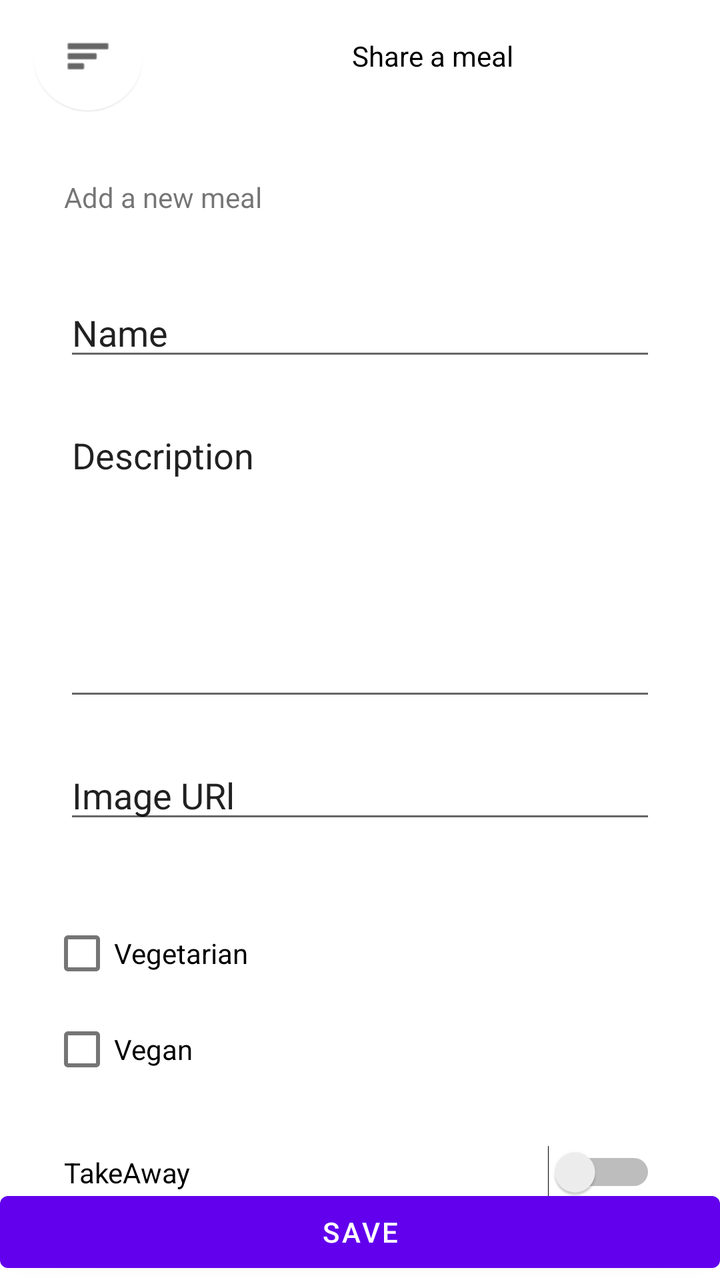
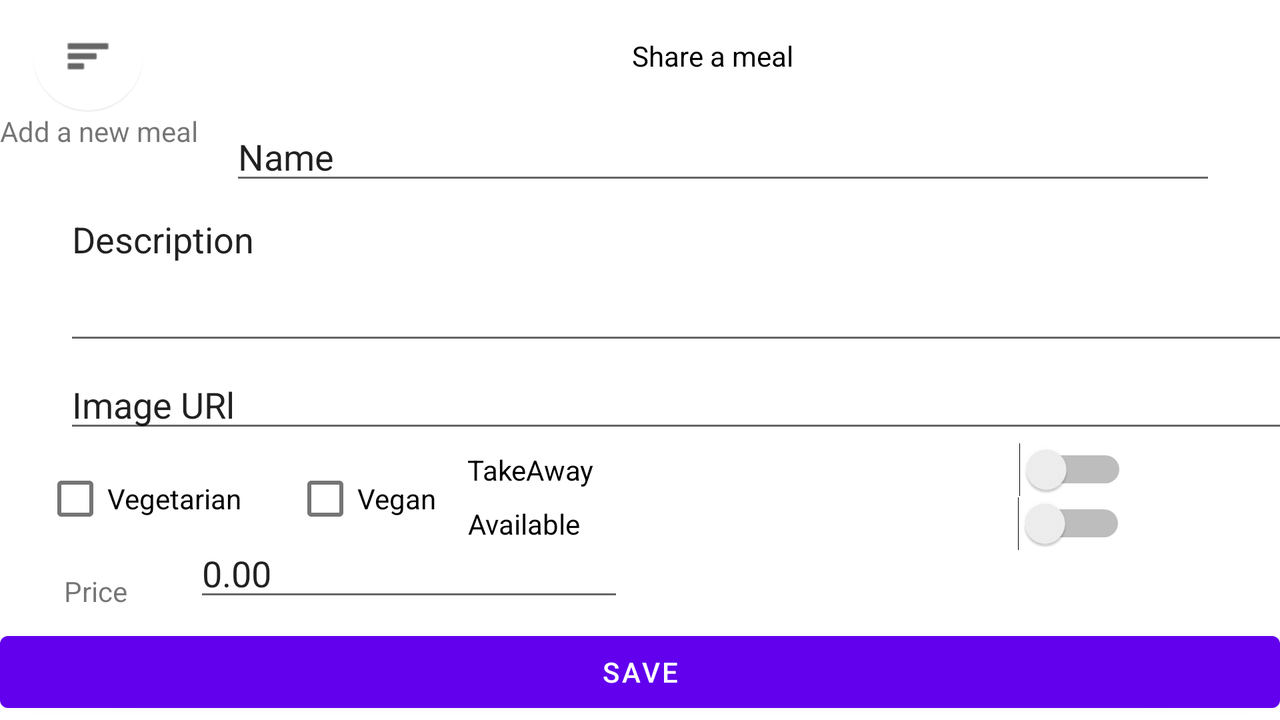

First picture: res/layout/ on a phone held upright. Second picture: the repository's own variant of that layout, on a device whose configuration matches the variant's folder. Source for both follows.
<!-- AndroidManifest.xml: application theme Theme.Prog3_AndroidApp -->
<!-- res/layout/activity_meal_entry.xml -->
<?xml version="1.0" encoding="utf-8"?>
<androidx.constraintlayout.widget.ConstraintLayout xmlns:android="http://schemas.android.com/apk/res/android"
    xmlns:app="http://schemas.android.com/apk/res-auto"
    xmlns:tools="http://schemas.android.com/tools"
    android:layout_width="match_parent"
    android:layout_height="match_parent"
    tools:context=".MealEntry">

    <com.google.android.material.appbar.MaterialToolbar
        android:id="@+id/cardView4"
        android:layout_width="match_parent"
        android:layout_height="wrap_content"
        app:layout_constraintEnd_toEndOf="parent"
        app:layout_constraintStart_toStartOf="parent"
        app:layout_constraintTop_toTopOf="parent">

        <com.google.android.material.floatingactionbutton.FloatingActionButton
            android:id="@+id/floatingActionButton2"
            android:layout_width="wrap_content"
            android:layout_height="wrap_content"
            android:clickable="true"
            android:contentDescription="Menubutton"
            android:elevation="4dp"
            android:outlineProvider="none"
            app:backgroundTint="@android:color/transparent"
            app:layout_constraintStart_toStartOf="parent"
            app:layout_constraintTop_toTopOf="@+id/toolbar"
            app:srcCompat="@android:drawable/ic_menu_sort_by_size" />

        <TextView
            android:id="@+id/textView3"
            android:layout_width="match_parent"
            android:layout_height="wrap_content"
            android:layout_alignParentTop="true"
            android:text="Share a meal"
            android:textAlignment="center"
            android:textColor="@color/black"
            app:layout_constraintBottom_toBottomOf="parent"
            tools:ignore="MissingConstraints" />

    </com.google.android.material.appbar.MaterialToolbar>

    <EditText
        android:id="@+id/nameText"
        android:layout_width="0dp"
        android:layout_height="wrap_content"
        android:layout_marginStart="32dp"
        android:layout_marginTop="88dp"
        android:layout_marginEnd="32dp"
        android:ems="10"
        android:inputType="textPersonName"
        android:text="Name"
        app:layout_constraintEnd_toEndOf="parent"
        app:layout_constraintHorizontal_bias="0.0"
        app:layout_constraintStart_toStartOf="parent"
        app:layout_constraintTop_toBottomOf="@+id/cardView4" />

    <EditText
        android:id="@+id/descriptionText"
        android:layout_width="0dp"
        android:layout_height="150dp"
        android:layout_marginStart="32dp"
        android:layout_marginTop="20dp"
        android:layout_marginEnd="32dp"
        android:ems="10"
        android:gravity="top|start"
        android:inputType="textMultiLine"
        android:scrollbars="vertical"

        android:text="Description"
        android:textAlignment="textStart"
        app:layout_constraintEnd_toEndOf="parent"
        app:layout_constraintHorizontal_bias="0.0"
        app:layout_constraintStart_toStartOf="parent"
        app:layout_constraintTop_toBottomOf="@+id/nameText" />

    <EditText
        android:id="@+id/imageUrl"
        android:layout_width="0dp"
        android:layout_height="wrap_content"
        android:layout_marginStart="32dp"
        android:layout_marginTop="20dp"
        android:layout_marginEnd="32dp"
        android:ems="10"
        android:inputType="textPersonName"
        android:text="Image URl"
        app:layout_constraintEnd_toEndOf="parent"
        app:layout_constraintHorizontal_bias="0.0"
        app:layout_constraintStart_toStartOf="parent"
        app:layout_constraintTop_toBottomOf="@+id/descriptionText" />

    <CheckBox
        android:id="@+id/vegebox"
        android:layout_width="170dp"
        android:layout_height="48dp"
        android:layout_marginTop="36dp"
        android:text="Vegetarian"
        app:layout_constraintEnd_toEndOf="parent"
        app:layout_constraintHorizontal_bias="0.132"
        app:layout_constraintStart_toStartOf="parent"
        app:layout_constraintTop_toBottomOf="@+id/imageUrl" />

    <CheckBox
        android:id="@+id/veganBox"
        android:layout_width="170dp"
        android:layout_height="48dp"
        android:text="Vegan"
        app:layout_constraintEnd_toEndOf="parent"
        app:layout_constraintHorizontal_bias="0.132"
        app:layout_constraintStart_toStartOf="parent"
        app:layout_constraintTop_toBottomOf="@+id/vegebox" />

    <Switch
        android:id="@+id/switchTakeAway"
        android:layout_width="0dp"
        android:layout_height="wrap_content"
        android:layout_marginStart="32dp"
        android:layout_marginTop="24dp"
        android:layout_marginEnd="32dp"
        android:text="TakeAway"
        app:layout_constraintEnd_toEndOf="parent"
        app:layout_constraintStart_toStartOf="parent"
        app:layout_constraintTop_toBottomOf="@+id/veganBox"
        tools:ignore="UseSwitchCompatOrMaterialXml" />

    <Switch
        android:id="@+id/switchAvailable"
        android:layout_width="0dp"
        android:layout_height="wrap_content"
        android:layout_marginStart="32dp"
        android:layout_marginTop="3dp"
        android:layout_marginEnd="32dp"
        android:text="Available"
        app:layout_constraintEnd_toEndOf="parent"
        app:layout_constraintStart_toStartOf="parent"
        app:layout_constraintTop_toBottomOf="@+id/switchTakeAway"
        tools:ignore="UseSwitchCompatOrMaterialXml" />

    <Button
        android:id="@+id/button2"
        android:layout_width="0dp"
        android:layout_height="wrap_content"
        android:text="Save"
        app:layout_constraintBottom_toBottomOf="parent"
        app:layout_constraintEnd_toEndOf="parent"
        app:layout_constraintStart_toStartOf="parent"
        android:onClick="AddNewMeal"/>

    <TextView
        android:id="@+id/titleText"
        android:layout_width="wrap_content"
        android:layout_height="wrap_content"
        android:layout_marginStart="32dp"
        android:text="Add a new meal"
        app:layout_constraintBottom_toTopOf="@+id/nameText"
        app:layout_constraintStart_toStartOf="parent"
        app:layout_constraintTop_toBottomOf="@+id/cardView4"
        app:layout_constraintVertical_bias="0.478" />

    <TextView
        android:id="@+id/textView2"
        android:layout_width="wrap_content"
        android:layout_height="wrap_content"
        android:layout_marginStart="32dp"
        android:text="Price"
        app:layout_constraintBottom_toTopOf="@+id/button2"
        app:layout_constraintStart_toStartOf="parent"
        app:layout_constraintTop_toBottomOf="@+id/switchAvailable"
        app:layout_constraintVertical_bias="0.19" />

    <EditText
        android:id="@+id/priceText"
        android:layout_width="wrap_content"
        android:layout_height="wrap_content"
        android:ems="10"
        android:inputType="number"
        android:singleLine="true"
        android:text="0.00"
        app:layout_constraintBottom_toTopOf="@+id/button2"
        app:layout_constraintEnd_toEndOf="parent"
        app:layout_constraintHorizontal_bias="0.467"
        app:layout_constraintStart_toEndOf="@+id/textView2"
        app:layout_constraintTop_toBottomOf="@+id/switchAvailable"
        app:layout_constraintVertical_bias="0.148" />

</androidx.constraintlayout.widget.ConstraintLayout>
<!-- resources referenced by this layout -->
<resources>
  <style name="Theme.Prog3_AndroidApp" parent="Theme.MaterialComponents.DayNight.DarkActionBar">
          
          <item name="colorPrimary">@color/purple_500</item>
          <item name="colorPrimaryVariant">@color/purple_700</item>
          <item name="colorOnPrimary">@color/white</item>
          
          <item name="colorSecondary">@color/teal_200</item>
          <item name="colorSecondaryVariant">@color/teal_700</item>
          <item name="colorOnSecondary">@color/black</item>
          
          <item name="android:statusBarColor" tools:targetApi="l">?attr/colorPrimaryVariant</item>
          
      </style>
</resources>
<!-- res/layout-land/activity_meal_entry.xml (the repository's variant of the layout above) -->
<!-- drawn on the phone turned sideways -->
<?xml version="1.0" encoding="utf-8"?>
<androidx.constraintlayout.widget.ConstraintLayout xmlns:android="http://schemas.android.com/apk/res/android"
    xmlns:app="http://schemas.android.com/apk/res-auto"
    xmlns:tools="http://schemas.android.com/tools"
    android:layout_width="match_parent"
    android:layout_height="match_parent"
    tools:context=".MealEntry">

    <com.google.android.material.appbar.MaterialToolbar
        android:id="@+id/cardView4"
        android:layout_width="match_parent"
        android:layout_height="wrap_content"
        app:layout_constraintEnd_toEndOf="parent"
        app:layout_constraintStart_toStartOf="parent"
        app:layout_constraintTop_toTopOf="parent">

        <com.google.android.material.floatingactionbutton.FloatingActionButton
            android:id="@+id/floatingActionButton2"
            android:layout_width="wrap_content"
            android:layout_height="wrap_content"
            android:clickable="true"
            android:contentDescription="Menubutton"
            android:elevation="4dp"
            android:outlineProvider="none"
            app:backgroundTint="@android:color/transparent"
            app:layout_constraintStart_toStartOf="parent"
            app:layout_constraintTop_toTopOf="@+id/toolbar"
            app:srcCompat="@android:drawable/ic_menu_sort_by_size" />

        <TextView
            android:id="@+id/textView3"
            android:layout_width="match_parent"
            android:layout_height="wrap_content"
            android:layout_alignParentTop="true"
            android:text="Share a meal"
            android:textAlignment="center"
            android:textColor="@color/black"
            app:layout_constraintBottom_toBottomOf="parent"
            tools:ignore="MissingConstraints" />

    </com.google.android.material.appbar.MaterialToolbar>

    <EditText
        android:id="@+id/nameText"
        android:layout_width="0dp"
        android:layout_height="wrap_content"
        android:layout_marginStart="16dp"
        android:layout_marginEnd="32dp"
        android:ems="10"
        android:inputType="textPersonName"
        android:text="Name"
        app:layout_constraintEnd_toEndOf="parent"
        app:layout_constraintHorizontal_bias="0.0"
        app:layout_constraintStart_toEndOf="@+id/titleText"
        app:layout_constraintTop_toBottomOf="@+id/cardView4" />

    <EditText
        android:id="@+id/descriptionText"
        android:layout_width="783dp"
        android:layout_height="80dp"
        android:layout_marginStart="32dp"
        android:layout_marginEnd="32dp"
        android:ems="10"
        android:gravity="top|start"
        android:inputType="textMultiLine"
        android:scrollbars="vertical"

        android:text="Description"
        android:textAlignment="textStart"
        app:layout_constraintEnd_toEndOf="parent"
        app:layout_constraintHorizontal_bias="0.0"
        app:layout_constraintStart_toStartOf="parent"
        app:layout_constraintTop_toBottomOf="@+id/nameText" />

    <EditText
        android:id="@+id/imageUrl"
        android:layout_width="785dp"
        android:layout_height="36dp"
        android:layout_marginStart="32dp"
        android:layout_marginTop="8dp"
        android:layout_marginEnd="32dp"
        android:ems="10"
        android:inputType="textPersonName"
        android:text="Image URl"
        app:layout_constraintEnd_toEndOf="parent"
        app:layout_constraintHorizontal_bias="0.0"
        app:layout_constraintStart_toStartOf="parent"
        app:layout_constraintTop_toBottomOf="@+id/descriptionText" />

    <CheckBox
        android:id="@+id/vegebox"
        android:layout_width="170dp"
        android:layout_height="48dp"
        android:layout_marginTop="4dp"
        android:text="Vegetarian"
        app:layout_constraintEnd_toEndOf="parent"
        app:layout_constraintHorizontal_bias="0.046"
        app:layout_constraintStart_toStartOf="parent"
        app:layout_constraintTop_toBottomOf="@+id/imageUrl" />

    <CheckBox
        android:id="@+id/veganBox"
        android:layout_width="170dp"
        android:layout_height="48dp"
        android:layout_marginTop="4dp"
        android:text="Vegan"
        app:layout_constraintEnd_toEndOf="parent"
        app:layout_constraintHorizontal_bias="0.312"
        app:layout_constraintStart_toStartOf="parent"
        app:layout_constraintTop_toBottomOf="@+id/imageUrl" />

    <Switch
        android:id="@+id/switchTakeAway"
        android:layout_width="330dp"
        android:layout_height="0dp"
        android:layout_marginStart="32dp"
        android:layout_marginEnd="32dp"
        android:text="TakeAway"
        app:layout_constraintEnd_toEndOf="parent"
        app:layout_constraintHorizontal_bias="0.82"
        app:layout_constraintStart_toStartOf="parent"
        app:layout_constraintTop_toBottomOf="@+id/imageUrl"
        tools:ignore="UseSwitchCompatOrMaterialXml" />

    <Switch
        android:id="@+id/switchAvailable"
        android:layout_width="329dp"
        android:layout_height="21dp"
        android:layout_marginStart="32dp"
        android:layout_marginEnd="32dp"
        android:text="Available"
        app:layout_constraintEnd_toEndOf="parent"
        app:layout_constraintHorizontal_bias="0.818"
        app:layout_constraintStart_toStartOf="parent"
        app:layout_constraintTop_toBottomOf="@+id/switchTakeAway"
        tools:ignore="UseSwitchCompatOrMaterialXml" />

    <Button
        android:id="@+id/button2"
        android:layout_width="0dp"
        android:layout_height="wrap_content"
        android:text="Save"
        app:layout_constraintBottom_toBottomOf="parent"
        app:layout_constraintEnd_toEndOf="parent"
        app:layout_constraintStart_toStartOf="parent"
        android:onClick="AddNewMeal"/>

    <TextView
        android:id="@+id/titleText"
        android:layout_width="wrap_content"
        android:layout_height="wrap_content"
        android:text="Add a new meal"
        app:layout_constraintTop_toBottomOf="@+id/cardView4"
        tools:layout_editor_absoluteX="16dp" />

    <TextView
        android:id="@+id/textView2"
        android:layout_width="wrap_content"
        android:layout_height="wrap_content"
        android:layout_marginStart="32dp"
        android:text="Price"
        app:layout_constraintBottom_toTopOf="@+id/button2"
        app:layout_constraintStart_toStartOf="parent"
        app:layout_constraintTop_toBottomOf="@+id/switchAvailable"
        app:layout_constraintVertical_bias="0.6" />

    <EditText
        android:id="@+id/priceText"
        android:layout_width="215dp"
        android:layout_height="40dp"
        android:ems="10"
        android:inputType="number"
        android:singleLine="true"
        android:text="0.00"
        app:layout_constraintBottom_toTopOf="@+id/button2"
        app:layout_constraintEnd_toEndOf="parent"
        app:layout_constraintHorizontal_bias="0.092"
        app:layout_constraintStart_toEndOf="@+id/textView2"
        app:layout_constraintTop_toTopOf="@+id/nameText"
        app:layout_constraintVertical_bias="0.971" />

</androidx.constraintlayout.widget.ConstraintLayout>
